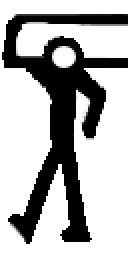
#> input picture plankLeft.png, 64 x 128 px, given in place of box.png, which was not available (shown 2 times larger)
$ python stickBanner2D.py 100 5
#> lines starting #> are read from the running program, lines starting #| are printed output that depends on the picture; pictures that were not available may be replaced by others from this repository, and a replacement may not be noted
### figures.py
import random
import math
from PIL import Image

W_DIM = 64
H_DIM = 128

class Figure():
    def __init__(self, images=None):
        self.images = []
        for url in images:
            temp_img = Image.open(url)
#> temp_img is the input picture: PIL image 64x128 RGBA; mean R, G, B, A 0, 0, 0, 77
            self.images.append(temp_img)

    def getImage(self, scale=0):
        return self.getSizedImage(self.images[0], scale)

    def getSizedImage(self, img, scale):
        scale_val = int(math.pow(2, scale))
        w = img.width
        h = img.height
        return img.copy().resize((w // scale_val, h // scale_val))

class PlankFigure(Figure):
    def __init__(self):
        super().__init__(["./plankLeft.png", "./plankMid.png", "./plankRight.png"])

    def getImage(self, scale=0):
        plank_len = random.randint(0, 4) + 2
        plankImage = Image.new("RGBA", (plank_len * W_DIM, H_DIM))
        plankImage.paste(self.images[0])

        for i in range(plank_len):
            plankImage.paste(self.images[1], (W_DIM + (W_DIM * i) - 1, 0))

        plankImage.paste(self.images[2], (int(plankImage.width - 1 - W_DIM), 0))
        return self.getSizedImage(plankImage, scale)


box = Figure(["./box.png"])
walk = Figure(["./walk.png"])
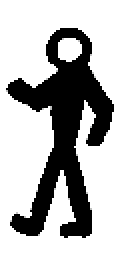
#> input picture walk.png, 64 x 128 px (shown 2 times larger)
#> in __init__, temp_img is the input picture: PIL image 64x128 RGBA; mean R, G, B, A 0.6, 0.6, 0.6, 72.3
roll = Figure(["./roll.png"])
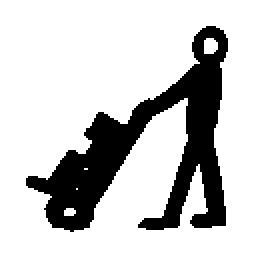
#> input picture roll.png, 128 x 128 px (shown 2 times larger)
#> in __init__, temp_img is the input picture: PIL image 128x128 RGBA; mean R, G, B, A 0, 0, 0, 55
plank = PlankFigure()

def getFigures():
    return [box, walk, roll, plank]

### stickBanner2D.py
from PIL import Image
import sys
import figures
import random

HEIGHT = 128

def getFigure(banner_space):
    img_size = -1
    img = None
    while img_size == -1 or img_size > banner_space:
        fig_temp = figures.getFigures()[random.randint(0, len(figures.getFigures()) - 1)]
        img = fig_temp.getImage()
        img_size = img.width

    return img

if __name__ == "__main__":

    if len(sys.argv) < 3:
        print("Please give two arguments for banner:\n width in pixels\nheight in rows")
        exit(1)

    WIDTH = int(sys.argv[1])
    HEIGHT *= int(sys.argv[2])
    banner = Image.new("RGBA", (WIDTH, HEIGHT), (0, 0, 0, 0))
#> banner: PIL image 100x640 RGBA; every value is 0
    padding = (WIDTH % 64) / 2
    for i in range(int(sys.argv[2])):
        banner_space = WIDTH - (2 * padding)

        while banner_space > 0:
            figure_img = getFigure(banner_space)
            banner.paste(figure_img, (int(WIDTH - banner_space - 1), i * 128))
            banner_space -= figure_img.width
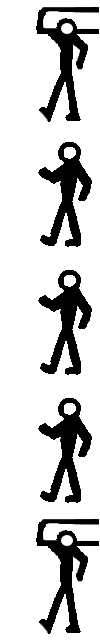
#> banner: PIL image 100x640 RGBA; mean R, G, B, A 0.2, 0.2, 0.2, 47.5; transparent parts drawn white

    banner.show()
